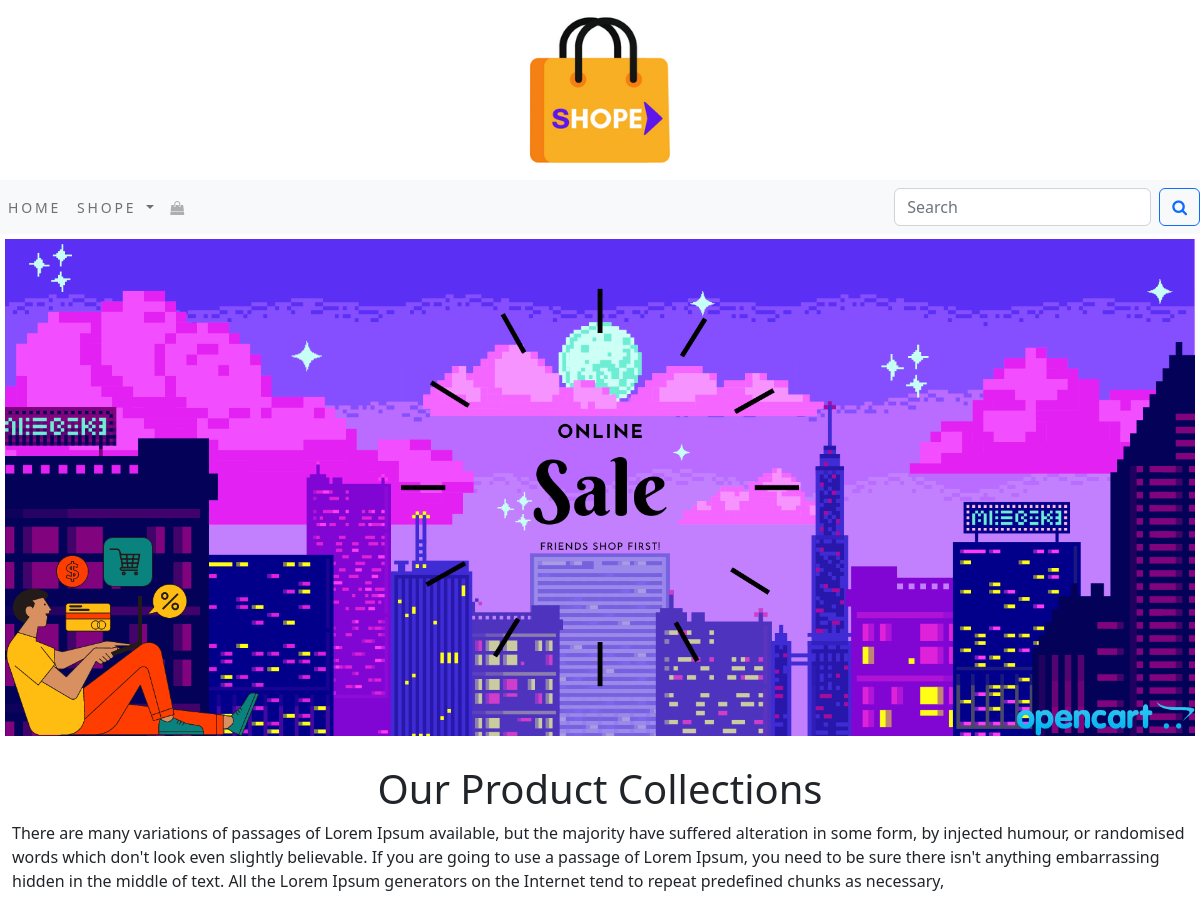
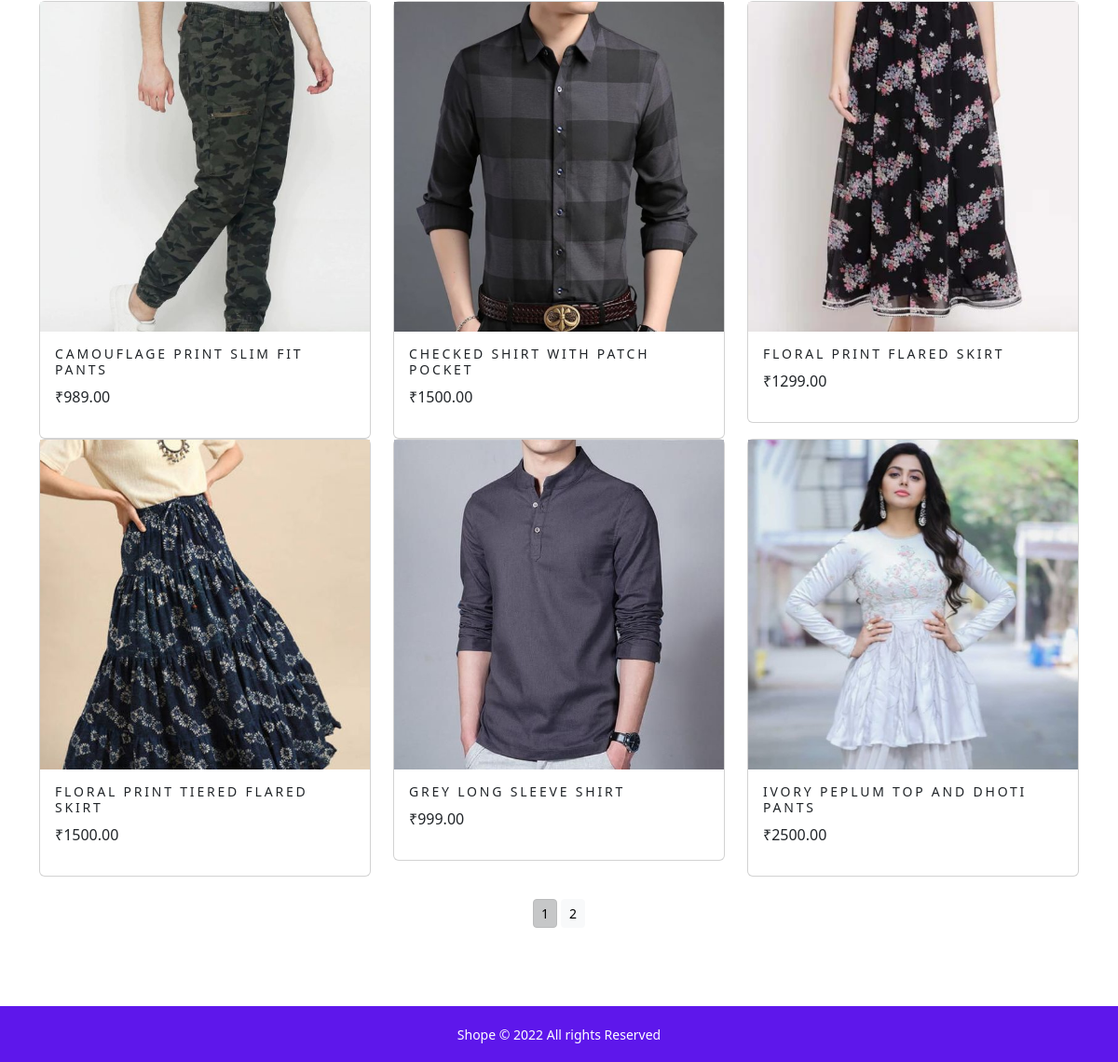
The app's page /shope/ with its own data (2 pictures, top to bottom).
### shope/models.py (models this page shows, shortened)
class Product(models.Model):
    name=models.CharField(max_length=250,unique=True)
    slug=models.SlugField(max_length=250,unique=True)
    description=models.TextField(blank=True)
    price=models.DecimalField(max_digits=10,decimal_places=2)
    category=models.ForeignKey(Category,on_delete=models.CASCADE)
    image=models.ImageField(upload_to='product',blank=True)
    stock=models.IntegerField()
    available=models.BooleanField(default=True)
    created=models.DateTimeField(auto_now_add=True)
    updated=models.DateTimeField(auto_now_add=True)
    class Meta:
        ordering = ('name',)
        verbose_name = 'product'
        verbose_name_plural = 'products'
    def get_url(self):
        return reverse('shope:proDetail',args=[self.category.slug,self.slug])

### shope/views.py (the view)
# urls.py: path('',views.allProdCat,name='allProdCat'),
def allProdCat(request,c_slug=None):
    c_page=None
    products_list=None
    if c_slug!=None:
        c_page=get_object_or_404(Category,slug=c_slug)
        products_list=Product.objects.all().filter(category=c_page,available=True)
    else:
        products_list=Product.objects.all().filter(available=True)
    paginator=Paginator(products_list,6)
    try:
        page=int(request.GET.get('page','1'))
    except:
        page=1
    try:
        products=paginator.page(page)
    except (EmptyPage,InvalidPage):
        products=paginator.page(paginator.num_pages)
    return render(request,"category.html",{'category':c_page,'products':products})

### shope/context_processors.py (called while the page is built)
def menu_links(request):
    links=Category.objects.all()
    return dict(links=links)

### shope/models.py (called while the page is built)
    def get_url(self):
        return reverse('shope:products_by_category',args=[self.slug])

### templates/category.html (shortened to what this page needs)
{% extends 'base.html' %}
{% load static %}
{% block content %}
<div class="mx-auto">
          {% if category %}
      <img class="my_image" src="{{category.image.url}}" alt="{{category.name}}">
</div>
      <br>
<div>
      <h1 class="text_center my_title">{{category.name}}</h1>
      <p class="text_justify">{{category.description}}</p>
</div>
      {% else %}
<div>
      <img class="my_image my_image_padding" src="{% static 'img/banner.png' %}" alt="our products">
</div>
<br>
<div class="container-fluid">
      <h1 class="text-center">Our Product Collections</h1>
      <p  class="text-justify">There are many variations of passages of Lorem Ipsum available, but the majority have suffered alteration in some form, by injected humour, or randomised words which don't look even slightly believable. If you are going to use a passage of Lorem Ipsum, you need to be sure there isn't anything embarrassing hidden in the middle of text. All the Lorem Ipsum generators on the Internet tend to repeat predefined chunks as necessary,</p>
</div>
      {% endif %}
<div class="container" style="margin-bottom:60px;">
      <div class="row mx_auto">
           {% for product in products.object_list %}
            <div class="my_bottom_margin col-9 col-sm-12 col-md-4  xol-lg-4" >
                  <div class="card text_center" style="minimum_width:18rem;">
                        <a href="{{product.get_url}}"><img class="card_img_top my_image" src="{{product.image.url}}" alt="{{product.name}}"   ></a>
                        <div class="card-body">
                              <h4>{{product.name}}</h4>
                              <p>₹{{product.price}}</p>
                        </div>
                  </div>
            </div>
            {% endfor %}
      </div>
      <div class="mx-auto">
            {% if products.paginator.num_pages > 1 %}
             <br>
            <div class="text-center">
                  {% for pg in products.paginator.page_range %}
                        <a href="?page={{pg}}" class="btn btn-light btn-sm {% if products.number == pg %} active {% endif %}">{{pg}}</a>
                  {% endfor %}
            </div>
      {% endif %}
      </div>
      <br>
</div>
{% endblock %}

### templates/base.html (shortened to what this page needs)
{% load static %}
<!DOCTYPE html>
<html lang="en">
<head>
<link href="https://cdn.jsdelivr.net/npm/bootstrap@5.2.0/dist/css/bootstrap.min.css" rel="stylesheet">
    <link rel="stylesheet" href="{% static 'css/custom.css'%}">
    <link rel="stylesheet" href="https://cdnjs.cloudflare.com/ajax/libs/font-awesome/4.7.0/css/font-awesome.min.css">
</head>
<body>
<div class="">
{% include 'header.html' %}
{% include 'nav.html' %}
{% block content %}
{% endblock %}
    </div>
{% include 'footer.html' %}
</body>
</html>

### templates/header.html
{% load static %}
<header>
  <center>
    <a href="{%url 'shope:allProdCat' %}"><img src="{% static 'img/logo.png' %}" alt="logoimg" height="180px" width="280px"></a>
  </center>
</header>

### templates/nav.html (shortened to what this page needs)
<nav class="navbar navbar-expand-lg navbar-light bg-light">
  <div class="collapse navbar-collapse" id="navbarSupportedContent">
    <ul class="navbar-nav mr-auto">
      <li class="nav-item active">
        <a class="nav-link" href="#">HOME</a>
      <li class="nav-item dropdown {% if 'shope' in request.path %}active{% endif %}">
        <a class="nav-link dropdown-toggle" href="#" id="navbarDropdown" role="button" data-toggle="dropdown" aria-haspopup="true" aria-expanded="false">
          SHOPE
        </a>
      </li>
      <li class="nav-item">
        <a class="nav-link disabled" href="#"><i class="fa fa-shopping-bag" ></i></a>
      </li>
    </ul>
      </div>
    <form class="d-flex" action="{% url 'search_app:searchresult' %}" method="get">
      <input class="form-control me-2" type="search" placeholder="Search" name="q" aria-label="Search">
             <button class="btn btn-outline-primary my-2 my-sm-0" type="submit"><i class="fa fa-search"></i></button>
    </form>
</nav>

### templates/footer.html
<div class="footer navbar-fixed-bottom my_footer">
  <p class="text-center">Shope © 2022 All rights Reserved </p>
</div>

### static/css/custom.css (style rules this page uses)
.nav-item { letter-spacing :.2em; font-size :14px; text-transform :uppercase; }
.my_footer { background-color:#5e17eb; height:60px; }
.my_footer p { padding-top:20px; font-size:14px; color:white; }
.my_image { width:100%; height:auto; }
.my_image_padding { padding:5px; }
.card-body h4 { font-size:14px; text-transform:uppercase; letter-spacing:.2em; }

### records on screen
Product: image (picture), name "CAMOUFLAGE PRINT SLIM FIT PANTS", price "989.00"
Product: image (picture), name "CHECKED SHIRT WITH PATCH POCKET", price "1500.00"
Product: image (picture), name "FLORAL PRINT FLARED SKIRT", price "1299.00"
Product: image (picture), name "FLORAL PRINT TIERED FLARED SKIRT", price "1500.00"
Product: image (picture), name "GREY LONG SLEEVE SHIRT", price "999.00"
Product: image (picture), name "IVORY PEPLUM TOP AND DHOTI PANTS", price "2500.00"

### other values on screen
{{ pg }} "1" "2"
